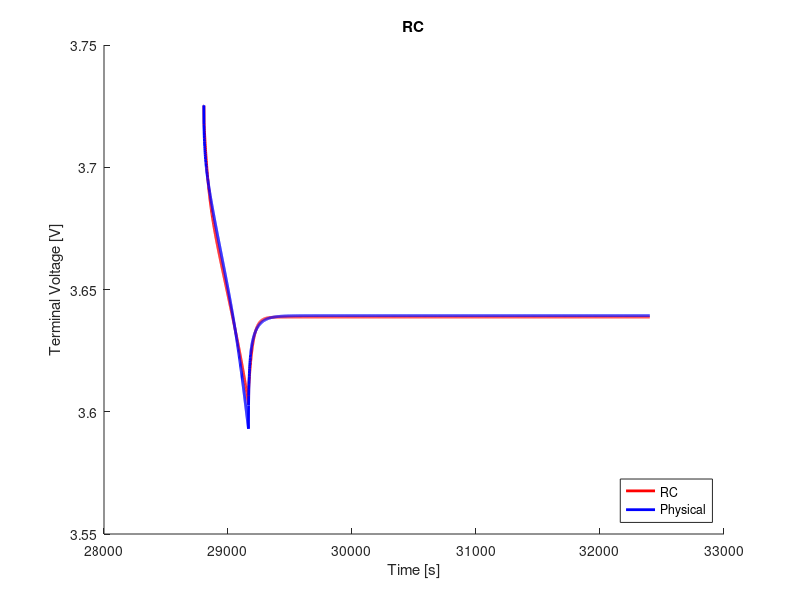

MATLAB code for this plot:
clear;
clc;
close all;

%% load data
load('ocv_final.mat');
time_ocv = time;
load('pulse_1_c_8.mat');
load('rc1_cf_params.mat');

%% voltage limitations
v_max = 4.4;                                    % cut-over voltage
v_min = 3.0;                                    % cut-off voltage

%% resample ocv and soc
t1 = time_ocv(1);
t2 = time_ocv(end);
dt = 1;                                         % sample time
t = (t1:dt:t2) - t1;

ocv = interp1(time_ocv, ocv, t1:dt:t2);
soc = interp1(time_ocv, soc, t1:dt:t2);

s = length(time);

%% variables
Q = 16.8;
eta = 1.0;                                  % coulombic efficiency

n = 1;                                      % number of rc links
i_r = zeros(n, 1);
v_c = zeros(n, 1);
flag = 1;

%% compute soc
ind_init = interp1(soc, 1:length(soc), 0.2264, 'nearest');
v_t(1) = ocv(ind_init);
z0 = soc(ind_init);
z = z0 - dt/(Q*3600)*eta*cumsum(I(1:end));

% manual fit
p = 9;
r0 = r0_cf(p);
r1 = r1_cf(p);
% r2 = r2_cf(p);
% r3 = r3_cf(p);
c1 = c1_cf(p);
% c2 = c2_cf(p);
% c3 = c3_cf(p);

r = [r1];
c = [c1];

%% compute terminal voltage
for j = 1:n
    f(j) = exp(-dt/(r(j)*c(j)));
end
for k = 1:s-1
    if flag == 1
        i_r(:, k+1) = diag(f)*i_r(:, k) + (1-f')*I(k);
        v_c(:, k) = i_r(:, k).*r;
        ind = interp1(soc, 1:length(soc), z(k), 'nearest');
        v_t(k+1) = ocv(ind) - sum(v_c(:, k)) - I(k).*r0;
        if v_t(k) < v_min
            fprintf('Reached lower voltage limit.');
            flag = 0;
        end
        if v_t(k) > v_max
            fprintf('Reached upper voltage limit.');
            flag = 0;
        end 
    end
end

%% compute rms error
v_t = reshape(v_t, size(V_batt_time));
rmse = 1000*sqrt(mean((V_batt_time - v_t).^2))     % [mV]

%% plot
figure(1);
hold on;
plot(time, v_t, 'r', 'LineWidth', 2)
hold on;
plot(time, V_batt_time, 'b', 'LineWidth', 2)
xlabel('Time [s]')
ylabel('Terminal Voltage [V]')
title('RC')
legend('RC', 'Physical', 'location', 'southeast')
